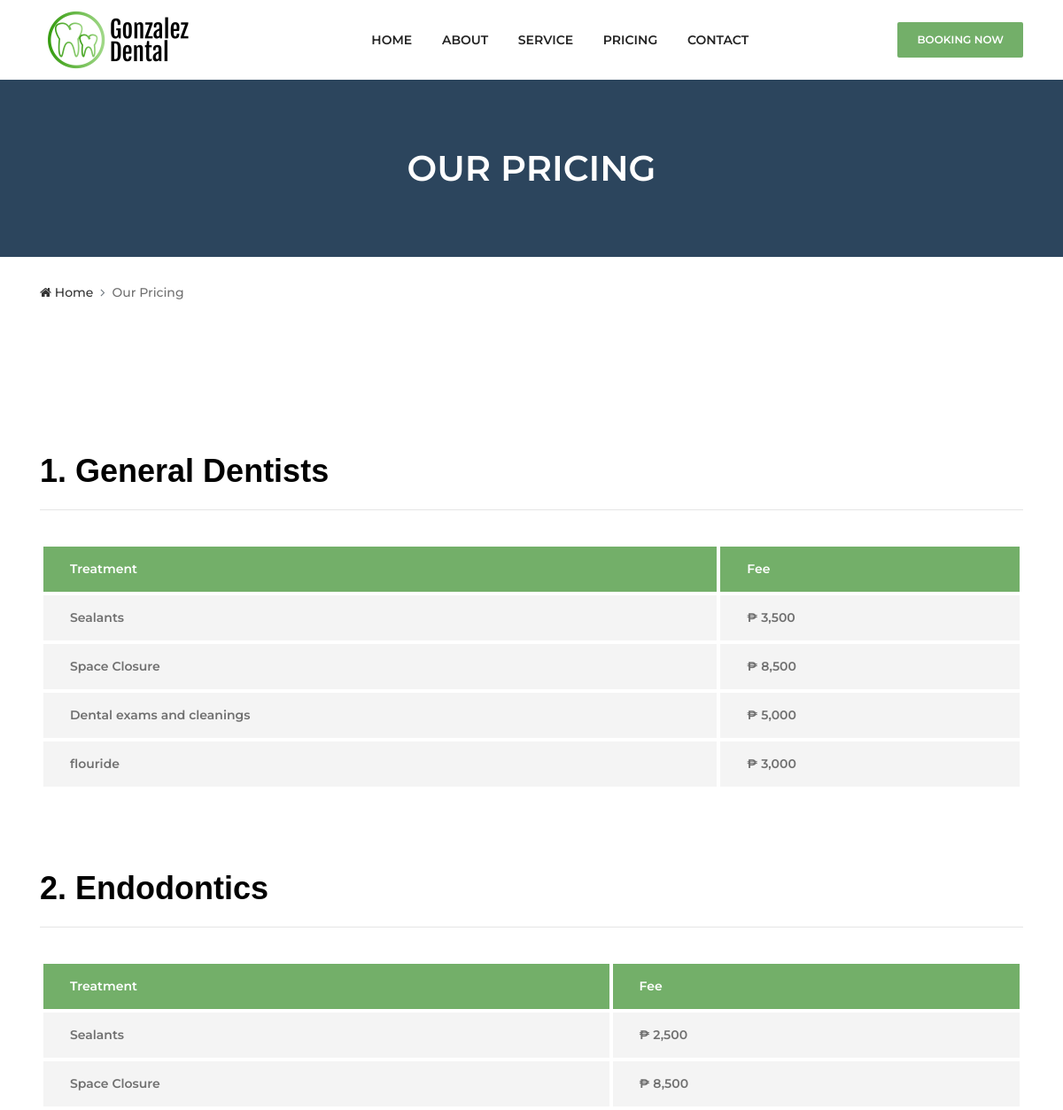
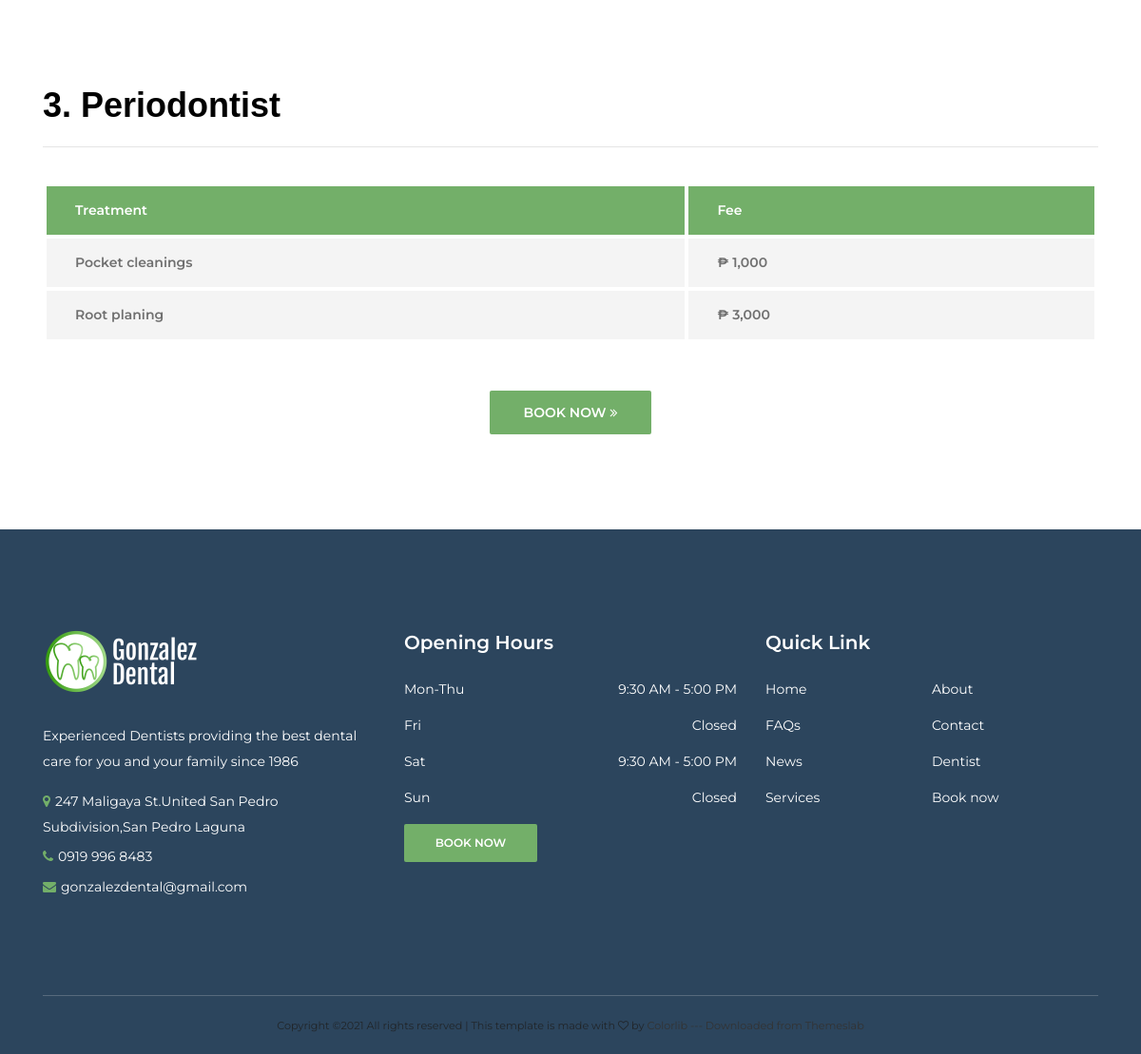
Screenshot of /home/pricing/ with the database file from the repository (2 pictures, top to bottom).
### management/models.py (models this page shows, shortened)
class Department(models.Model):
  department = models.CharField(max_length=60, null = True)
  description = models.TextField()
  date_created = models.DateTimeField(auto_now_add = True, null = True)
  history = HistoricalRecords(cascade_delete_history=True)

class Treatment(models.Model):
  department = models.ForeignKey(Department, null=True, on_delete=models.CASCADE)
  treatment = models.CharField(max_length=60, null = True)
  treatment_fee = models.IntegerField(null=True, default=0)
  date_created = models.DateTimeField(auto_now_add = True, null = True, blank=True)
  history = HistoricalRecords(cascade_delete_history=True)

### website/views.py (the view)
# urls.py: path('pricing/', views.pricing, name='pricing'),
def pricing(request):
  department = Department.objects.all()
  department = Department.objects.exclude(department='Staff')
  treatment = Treatment.objects.all()
  context = {
    'department':department,
    'treatment':treatment
  }
  return render(request, 'pricing.html', context)

### management/context_processors.py (called while the page is built)
def get_notification(request):
    count = BookAppointment.objects.filter(assign_doctor=None).count()
    countVC = VirtualConsult.objects.filter(assign_doctor=None).count()
    data = {
        "count":count,
        "countVC":countVC,
    }
    return data

### website/templates/pricing.html (shortened to what this page needs)
{% extends 'base.html' %}
{% load static %}
{% block content %}
  <div id="pricing1" class="breadcumb-area bg-gradient-overlay">
    <div class="container h-100">
      <div class="row h-100 align-items-center">
        <div class="col-12">
          <h2  class="title">Our Pricing</h2>
        </div>
      </div>
    </div>
  </div>
  <div  class="breadcumb--con">
    <div class="container">
      <div class="row">
        <div class="col-12">
          <nav aria-label="breadcrumb">
            <ol class="breadcrumb">
              <li class="breadcrumb-item"><a href="{% url 'home' %}"><i class="fa fa-home"></i> Home</a></li>
              <li class="breadcrumb-item active" aria-current="page">Our Pricing</li>
            </ol>
          </nav>
        </div>
      </div>
    </div>
  </div>
  <section class="dento-pricing-table-area mt-50 section-padding-0-100">
    <div class="container">
      <div class="row">
        <div class="col-12">
          <div class="dento-price-table table-responsive">
              {% for department in department %}
            <table class="table table-borderless mb-0"><br><br><br><br>
              <div style="font-size:36px; font-family:'Monserrat',sans-serif; color:black; inline-height:1.4; font-weight:600;">
                {{ forloop.counter }}. {{department.department}}
              <thead>
                    <tr>
                      <th> Treatment </th>
                      <th> Fee </th>
                  </tr>
              </thead><hr>
                {% for treatment in department.treatment_set.all %}
              <tbody>
                <tr class="odd gradeX">
                    <td id="{{ forloop.counter }}">{{treatment.treatment}}</td>
                    {% load humanize %}
                    <td>	&#8369; {{treatment.treatment_fee|intcomma}}</td>
                </tr>
                {% endfor %}<br>
                {% endfor %}
              </tbody>
            </table>
          </div>
        </div>
        <div id="pricing4"class="col-12">
          <div class="more-btn text-center mt-50">
            <a href="{% url 'home' %}#booking" class="btn dento-btn">Book Now <i class="fa fa-angle-double-right"></i></a>
          </div>
        </div>
      </div>
    </div>
  </section>
{% endblock %}

### website/templates/base.html (shortened to what this page needs)
{% load static %}
<!DOCTYPE html>
<html lang="en">
<head>
  <link rel="stylesheet" href="{% static 'website/css/style.css' %}">
</head>
<body>
  <header class="header-area">
    <div class="main-header-area">
      <div class="classy-nav-container breakpoint-off">
        <div class="container">
          <nav class="classy-navbar justify-content-between" id="dentoNav">
            <a class="nav-brand" href="{% url 'home' %}"><img src="{% static 'website/img/core-img/logo5.png' %}" alt=""></a>
            <div class="classy-menu">
              <div class="classynav">
                <ul id="nav">
                  <li><a href="{% url 'home' %}">Home</a></li>
                  <li><a href="{% url 'about' %}">About</a></li>
                  <li><a href="{% url 'service' %}">Service</a></li>
                  <li><a href="{% url 'pricing' %}">Pricing</a></li>
                  <li><a href="{% url 'contact' %}">Contact</a></li>
                </ul>
              </div>
            </div>
            <a href="{% url 'home' %}#booking" class="btn dento-btn booking-btn">Booking Now</a>
          </nav>
        </div>
      </div>
    </div>
  </header>
{% block content %}
{% endblock %}
  <footer class="footer-area bg-gradient-overlay" >
    <div class="container">
      <div class="row">
        <div class="col-12 col-sm-6 col-lg-4">
          <div class="single-footer-widget">
            <a href="./index.html" class="d-block mb-4"><img src="{% static 'website/img/core-img/logo6.png' %}" alt=""></a>
            <p>Experienced Dentists providing the best dental care for you and your family since 1986</p>
            <div class="footer-contact">
              <p><i class="fa fa-map-marker"></i>247 Maligaya St.United San Pedro Subdivision,San Pedro Laguna</p>
              <p><i class="fa fa-phone"></i>0919 996 8483</p>
              <p><i class="fa fa-envelope"></i>gonzalezdental@gmail.com</p>
            </div>
          </div>
        </div>
        <div class="col-12 col-sm-6 col-lg">
          <div class="single-footer-widget">
            <h5 class="widget-title">Opening Hours</h5>
            <ul class="opening-hours">
              <li><span>Mon-Thu</span> <span>9:30 AM - 5:00 PM</span></li>
              <li><span>Fri</span> <span>Closed</span></li>
              <li><span>Sat</span> <span>9:30 AM - 5:00 PM</span></li>
              <li><span>Sun</span> <span>Closed</span></li>
              <li>
                <a href="{% url 'home' %}#booking" class="btn dento-btn booking-btn">Book Now</a>
              </li>
            </ul>
          </div>
        </div>
        <div class="col-12 col-sm-6 col-lg">
          <div class="single-footer-widget">
            <h5 class="widget-title">Quick Link</h5>
            <nav>
              <ul class="quick-links">
                <li><a href="{% url 'home' %}">Home</a></li>
                <li><a href="{% url 'about' %}">About</a></li>
                <li><a href="{% url 'FAQs' %}">FAQs</a></li>
                <li><a href="{% url 'contact' %}">Contact</a></li>
                <li><a href="{% url 'service' %}#news">News</a></li>
                <li><a href="{% url 'about' %}#ourDentist">Dentist</a></li>
                <li><a href="{% url 'service' %}">Services</a></li>
                <li><a href="{% url 'home' %}#booking">Book now</a></li>
              </ul>
              </nav>
            </div>
          </div>
        </div>
      </div>
    <div class="container">
      <div class="row">
        <div class="col-12">
          <div class="copywrite-content">
            <small style{color=white>
Copyright &copy; All rights reserved | This template is made with <i class="fa fa-heart-o" aria-hidden="true"></i> by <a href="https://colorlib.com" target="_blank"> <a href="https://themeslab.org/" target="_blank"></a></a>
</small>
          </div>
        </div>
      </div>
    </div>
  </footer>
</body>
</html>

### static/website/css/default-assets/classy-nav.css (style rules this page uses)
body { font-family: "Roboto", sans-serif; }
ul { margin: 0; }
ul li { list-style: none; }
img { height: auto; max-width: 100%; }
.classy-nav-container { position: relative; z-index: 100; background-color: #ffffff; }
.classy-nav-container * { box-sizing: border-box; }
.classy-nav-container a { -webkit-transition-duration: 500ms; transition-duration: 500ms; text-decoration: none; outline: none; font-size: 14px; font-weight: 400; color: #232323; display: inline-block; }
.justify-content-between { -webkit-box-pack: justify; -ms-flex-pack: justify; justify-content: space-between; }
.classy-navbar { width: 100%; height: 70px; padding: 0.5em 2em; display: -webkit-box; display: -ms-flexbox; display: flex; -webkit-box-align: center; -ms-flex-align: center; -ms-grid-row-align: center; align-items: center; }
.classy-navbar .nav-brand { font-size: 26px; font-weight: 500; color: #565656; display: inline-block; margin-right: 30px; }
.classynav ul li { display: inline-block; clear: both; position: inherit; z-index: 10; }
.classynav ul li a { padding: 0 12px; display: block; height: 35px; font-size: 14px; line-height: 34px; }
.breakpoint-off .classynav { display: -webkit-box; display: -ms-flexbox; display: flex; -webkit-box-align: center; -ms-flex-align: center; -ms-grid-row-align: center; align-items: center; }

### rows the page displays
Department: department "General Dentists"
Treatment: treatment "Sealants", treatment_fee "3,500"
Treatment: treatment "Space Closure", treatment_fee "8,500"
Treatment: treatment "Dental exams and cleanings", treatment_fee "5,000"
Treatment: treatment "flouride", treatment_fee "3,000"
Department: department "Endodontics"
Treatment: treatment "Sealants", treatment_fee "2,500"
Treatment: treatment "Space Closure", treatment_fee "8,500"
Department: department "Periodontist"
Treatment: treatment "Pocket cleanings", treatment_fee "1,000"
Treatment: treatment "Root planing", treatment_fee "3,000"
